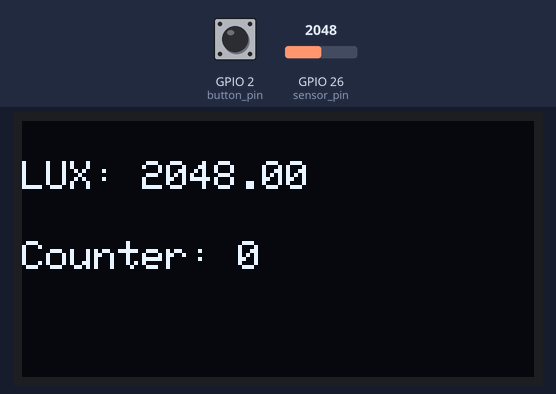
The sketch below on a simulated ESP32. On the bench: 128×64 one-colour display. Inputs (shaded band) come from the test bench; at power-on: GPIO 26 (sensor_pin) = 2048, GPIO 2 (button_pin) HIGH. What the sketch prints to the serial monitor is not drawn.

Above: at 3.2 s.
3.3 s: GPIO 26 (sensor_pin) set to 2866
At 4.0 s:
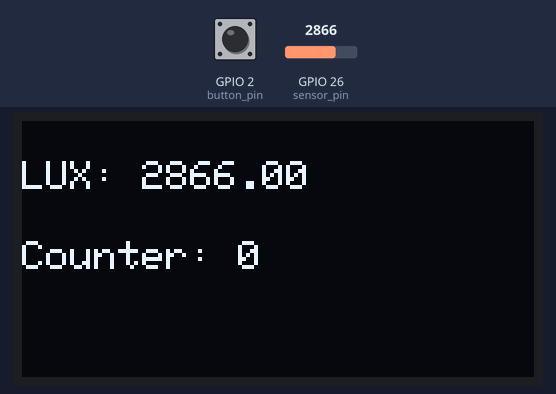
4.9 s: GPIO 2 (button_pin) pulled LOW for 0.15 s
At 5.5 s:
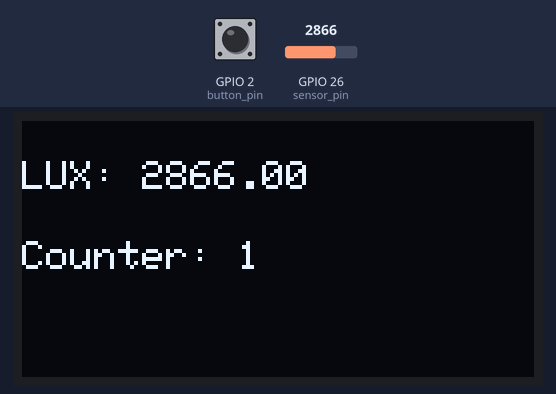
6.5 s: GPIO 2 (button_pin) pulled LOW for 1 s
At 6.9 s:
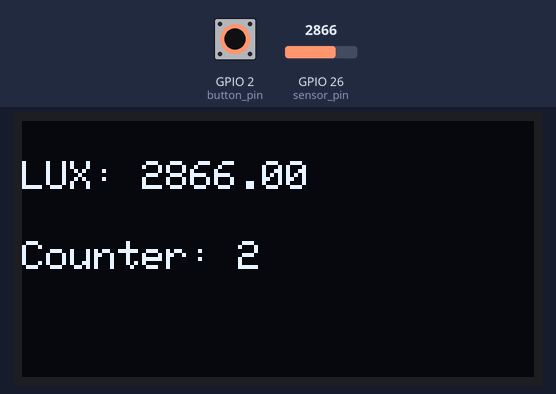
9.0 s: GPIO 26 (sensor_pin) set to 3603
At 9.4 s:
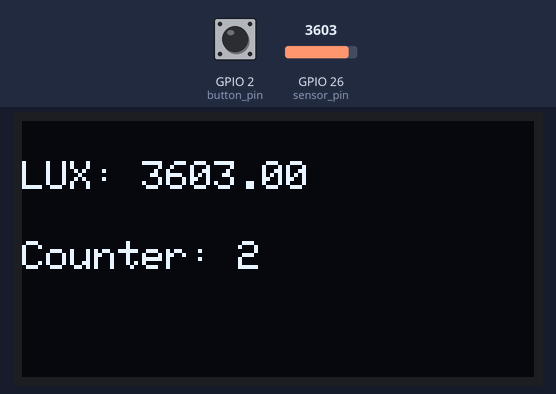
10.6 s: GPIO 26 (sensor_pin) set to 4095
At 12.0 s:
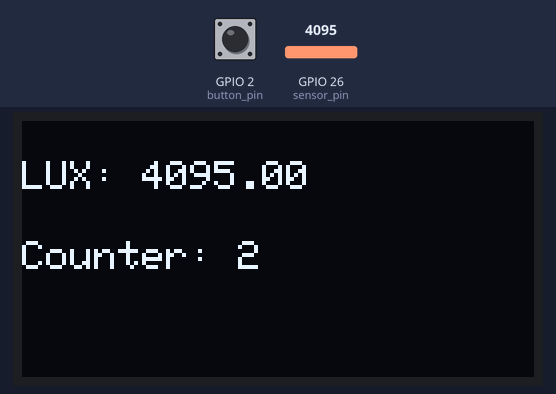
Timing chart, 0 to 13.2 s (numbered marks = the images above; inputs shaded):
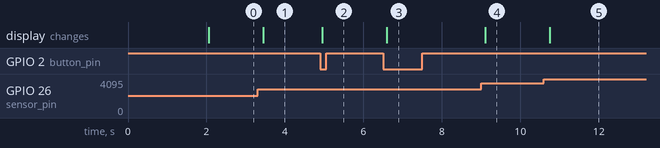

Measured:
- after the input at 3.3 s, the display: changes after 0.14 s (image 1)
- after the input at 4.9 s, the display: changes after 0.05 s (image 2)
- after the input at 6.5 s, the display: changes after 0.09 s (image 3)
- after the input at 9.0 s, the display: changes after 0.11 s (image 4)
- after the input at 10.6 s, the display: changes after 0.14 s (image 5)

The sketch:

button_debounce.ino
```cpp
#include <Wire.h>
#include <Adafruit_GFX.h>
#include <Adafruit_SSD1306.h>

#define SCREEN_WIDTH 128
#define SCREEN_HEIGHT 64

int sensor_pin = 26;
float light_intensity = 0.0;
int button_pin = 2;
int counter = 0;
bool buttonPressed = false;  // Track button state

// Initialize OLED display
Adafruit_SSD1306 display(SCREEN_WIDTH, SCREEN_HEIGHT, &Wire, -1);

void setup() {
  pinMode(sensor_pin, INPUT);
  pinMode(button_pin, INPUT_PULLUP);
  Serial.begin(115200);

  if (!display.begin(SSD1306_SWITCHCAPVCC, 0x3C)) {
    Serial.println(F("SSD1306 allocation failed"));
    for (;;);
  }

  delay(2000);
  display.clearDisplay();
  display.setTextSize(1);  // Adjust text size
  display.setTextColor(WHITE);
}

void loop() {
  // Read light intensity
  light_intensity = analogRead(sensor_pin);

  // Print to Serial Monitor
  Serial.print("Light Intensity: ");
  Serial.println(light_intensity);

  // Check if button is pressed (with debouncing)
  if (digitalRead(button_pin) == LOW) {
    if (!buttonPressed) {  // Only increment once per press
      counter++;
      buttonPressed = true;
    }
  } else {
    buttonPressed = false;  // Reset when released
  }

  // Display values on OLED
  display.clearDisplay();
  display.setCursor(0, 10);
  display.print("LUX: ");
  display.println(light_intensity);

  display.setCursor(0, 30);
  display.print("Counter: ");
  display.println(counter);

  display.display();

  delay(100);
}
```
